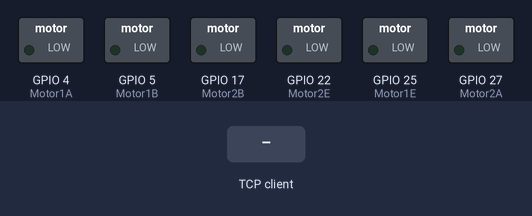
This program was run on a simulated Raspberry Pi (BCM pin numbers). On the bench: switched loads named in the program (green lamp = pin HIGH). The inputs (shaded band) are chosen by the test bench. One TCP client connects 1 s after the port opens and stays connected; what the program prints to the terminal is not drawn.

Above: at 1.2 s.
1.3 s: the TCP client sends "Top"
At 2.2 s:
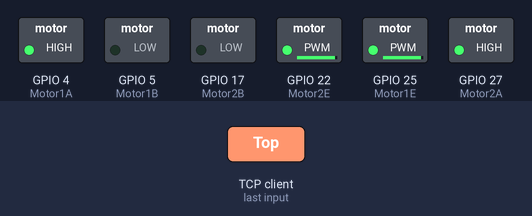
2.8 s: the TCP client sends "Right"
At 3.3 s:
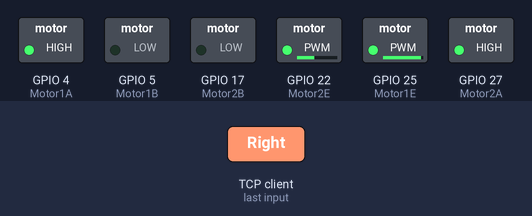
4.3 s: the TCP client sends "Left"
At 5.5 s:
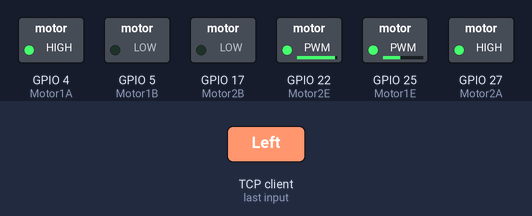
5.8 s: the TCP client sends "Stop"
At 6.8 s:
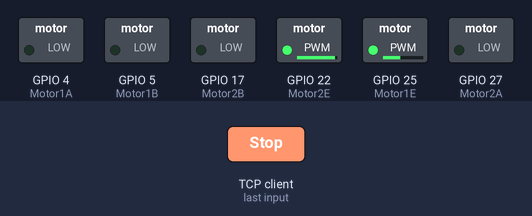
Timing chart, 0 to 8.3 s (numbered marks = the images above; inputs shaded):
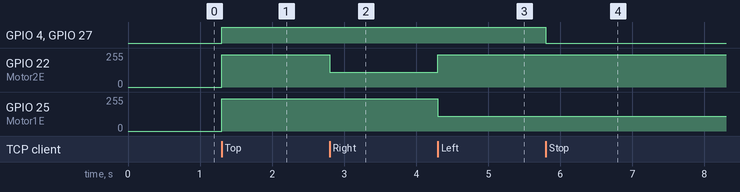

Measured:
- after the input at 1.3 s, GPIO 4 (Motor1A), GPIO 27 (Motor2A): LOW → HIGH at once; GPIO 22 (Motor2E), GPIO 25 (Motor1E): 0/255 → 242/255 at once
- after the input at 2.8 s, GPIO 22 (Motor2E): 242/255 → 110/255 at once
- after the input at 4.3 s, GPIO 22 (Motor2E): 110/255 → 242/255 at once; GPIO 25 (Motor1E): 242/255 → 110/255 at once
- after the input at 5.8 s, GPIO 4 (Motor1A), GPIO 27 (Motor2A): HIGH → LOW at once

The program:

socketMotores.py
```python
# (licence header left out)
import socket
import motorController as mt

server_socket = socket.socket()
server_socket.bind(('192.168.1.59',2020))
server_socket.listen(10)

while True:
    conn, addr = server_socket.accept()
    print("Nueva conexion establecida!")
    print(addr)

    conneccion = True

    while conneccion:
        msg = conn.recv(1024)
        #print('------------------------------>', msg)
        if msg == b'Top':
            #print('>>>> forward')
            mt.forward()
        elif msg == b'Right':
            #print('>>>> right')
            mt.right()
        elif msg == b'Left':
            #print('>>>> left')
            mt.left()
        elif msg == b'Stop':
            #print('>>>> Stop')
            mt.stop()
        elif msg == b'':
            mt.stop()
            conneccion = False
        else:
            mt.stop()

    conn.close()
```

motorController.py
```python
# (licence header left out)
from time import sleep
import RPi.GPIO as GPIO

#client_socket = socket(AF_INET, SOCK_STREAM)
#client_socket.connect(('192.168.1.57', 8001))

Motor1A = 4
Motor1B = 5
Motor1E = 25
Motor2A = 27#17
Motor2B = 17#27
Motor2E = 22

GPIO.setwarnings(False)
GPIO.setmode(GPIO.BCM)
GPIO.setup(Motor1A, GPIO.OUT) # Motor 1 - All pins as Outputs
GPIO.setup(Motor1B, GPIO.OUT)
GPIO.setup(Motor1E, GPIO.OUT)

GPIO.setup(Motor2A, GPIO.OUT) # Motor 2 - All pins as Outputs
GPIO.setup(Motor2B, GPIO.OUT)
GPIO.setup(Motor2E, GPIO.OUT)

pwm1 = GPIO.PWM(Motor1E, 2000) # PWM instances
pwm2 = GPIO.PWM(Motor2E, 2000) # PWM instances

maxVel = 95 #100
minVel = 43 #75

def forward():
    pwm1.start(maxVel) # Speed control:
    pwm2.start(maxVel) # 0 (min) .. 100 (max)
    #pwm1.start(minVel) # Speed control:
    #pwm2.start(minVel) # 0 (min) .. 100 (max)

    GPIO.output(Motor1A, GPIO.HIGH)
    GPIO.output(Motor1B, GPIO.LOW)
    GPIO.output(Motor1E, GPIO.HIGH)

    GPIO.output(Motor2A, GPIO.HIGH)
    GPIO.output(Motor2B, GPIO.LOW)
    GPIO.output(Motor2E, GPIO.HIGH)
    #print("Moving forwards")

def left():
    pwm1.start(minVel) # Speed control
    pwm2.start(maxVel) # 0 (min) .. 100 (max)

    GPIO.output(Motor1A, GPIO.HIGH)
    GPIO.output(Motor1B, GPIO.LOW)
    GPIO.output(Motor1E, GPIO.HIGH)

    GPIO.output(Motor2A, GPIO.HIGH)
    GPIO.output(Motor2B, GPIO.LOW)
    GPIO.output(Motor2E, GPIO.HIGH)
    #print("Turning left")

def right():
    pwm1.start(maxVel) # Speed control
    pwm2.start(minVel) # 0 (min) .. 100 (max)

    GPIO.output(Motor1A, GPIO.HIGH)
    GPIO.output(Motor1B, GPIO.LOW)
    GPIO.output(Motor1E, GPIO.HIGH)

    GPIO.output(Motor2A, GPIO.HIGH)
    GPIO.output(Motor2B, GPIO.LOW)
    GPIO.output(Motor2E, GPIO.HIGH)
    #print("Turning right")

def backward():
    # Move backwards
    pwm1.start(minVel) # Speed control
    pwm2.start(minVel) # 0 (min) .. 100 (max)

    GPIO.output(Motor1A, GPIO.LOW)
    GPIO.output(Motor1B, GPIO.HIGH)
    GPIO.output(Motor1E, GPIO.HIGH)

    GPIO.output(Motor2A, GPIO.LOW)
    GPIO.output(Motor2B, GPIO.HIGH)
    GPIO.output(Motor2E, GPIO.HIGH)
    print("Turning backwards")

def stop():
    #print("Stop Motors")
    #GPIO.output(Motor1E, GPIO.LOW)
    #GPIO.output(Motor2E, GPIO.LOW)

    GPIO.output(Motor1A, GPIO.LOW)
    GPIO.output(Motor1B, GPIO.LOW)
    GPIO.output(Motor1E, GPIO.LOW)

    GPIO.output(Motor2A, GPIO.LOW)
    GPIO.output(Motor2B, GPIO.LOW)
    GPIO.output(Motor2E, GPIO.LOW)

# Clean-up
#print("Clean up")
#GPIO.cleanup()

# try:
    # while True:

        # #client_socket.send(str(distance).encode('utf-8'))
        # controll = client_socket.recv(1024)
        # print('-> ', controll)

        # #time.sleep(1)
        # #address = ('', 8002)
        # #server = StreamingServer(address, StreamingHandler)
        # #server.serve_forever()


        # time.sleep(0.5)

# finally:
    # client_socket.close()
    # GPIO.cleanup()

def main(args):
    return 0

if __name__ == '__main__':
    import sys
    sys.exit(main(sys.argv))
```
